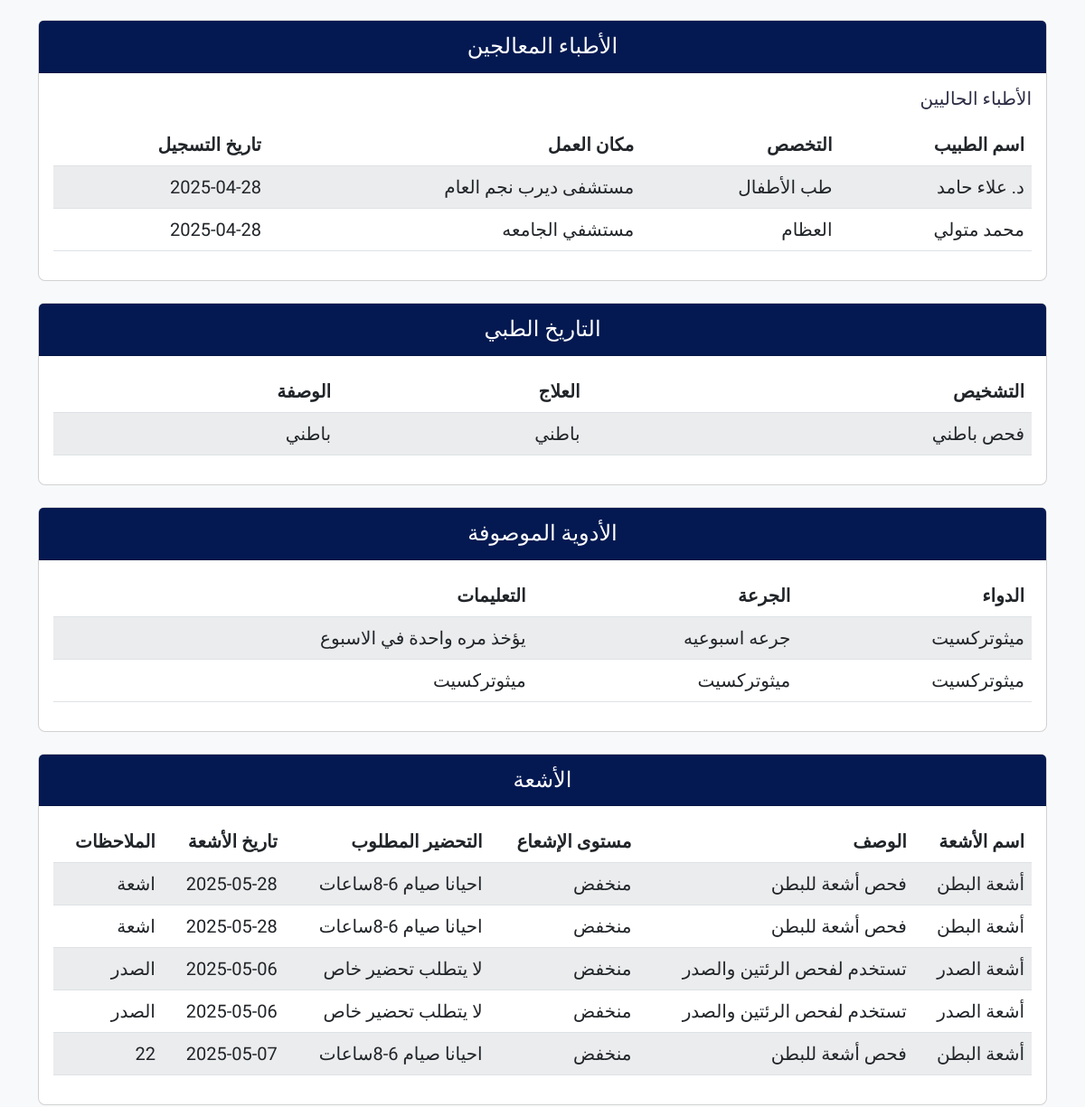
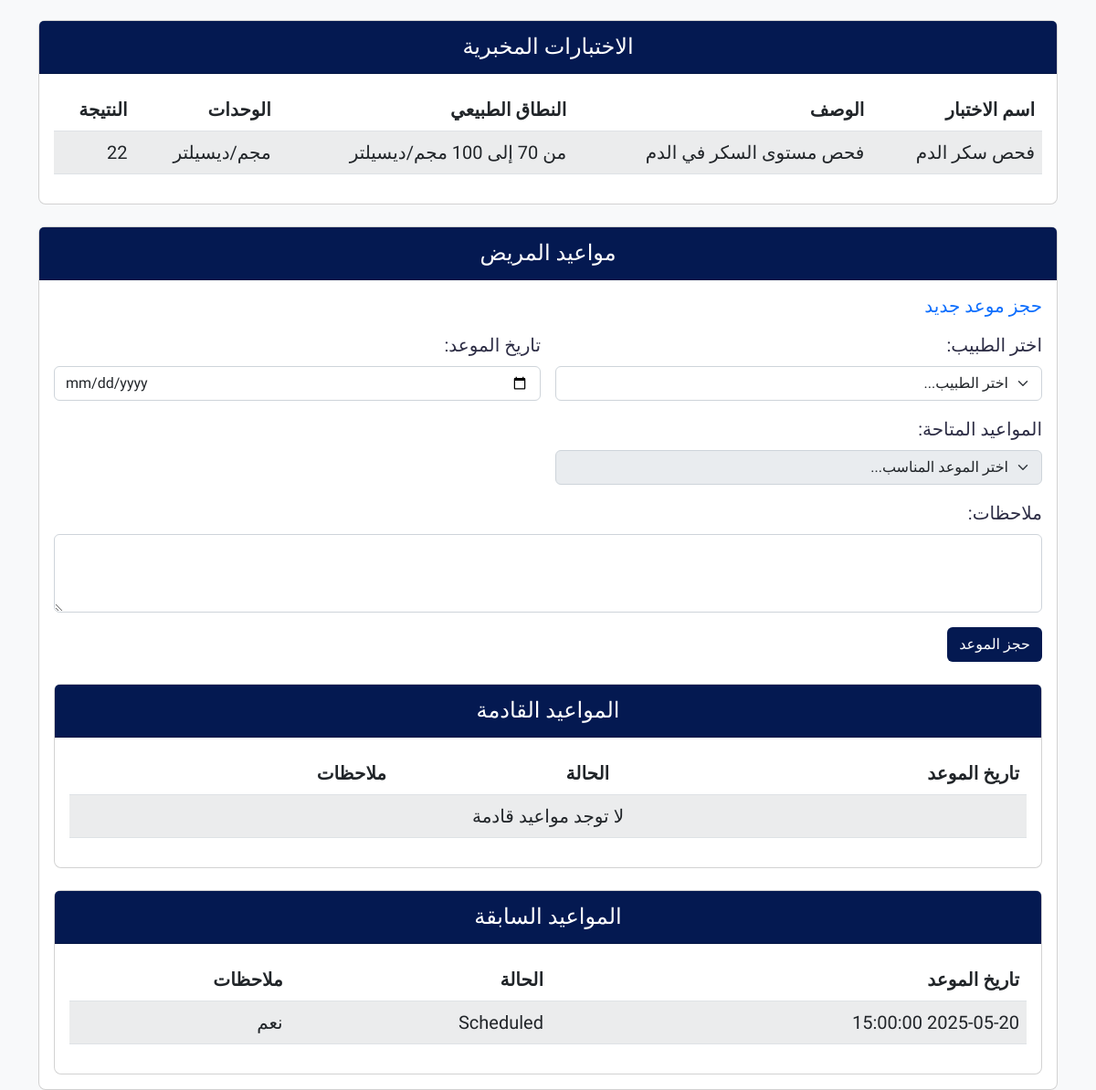
The app's page /profile.php (signed in, lower part), older data (2 pictures, top to bottom).
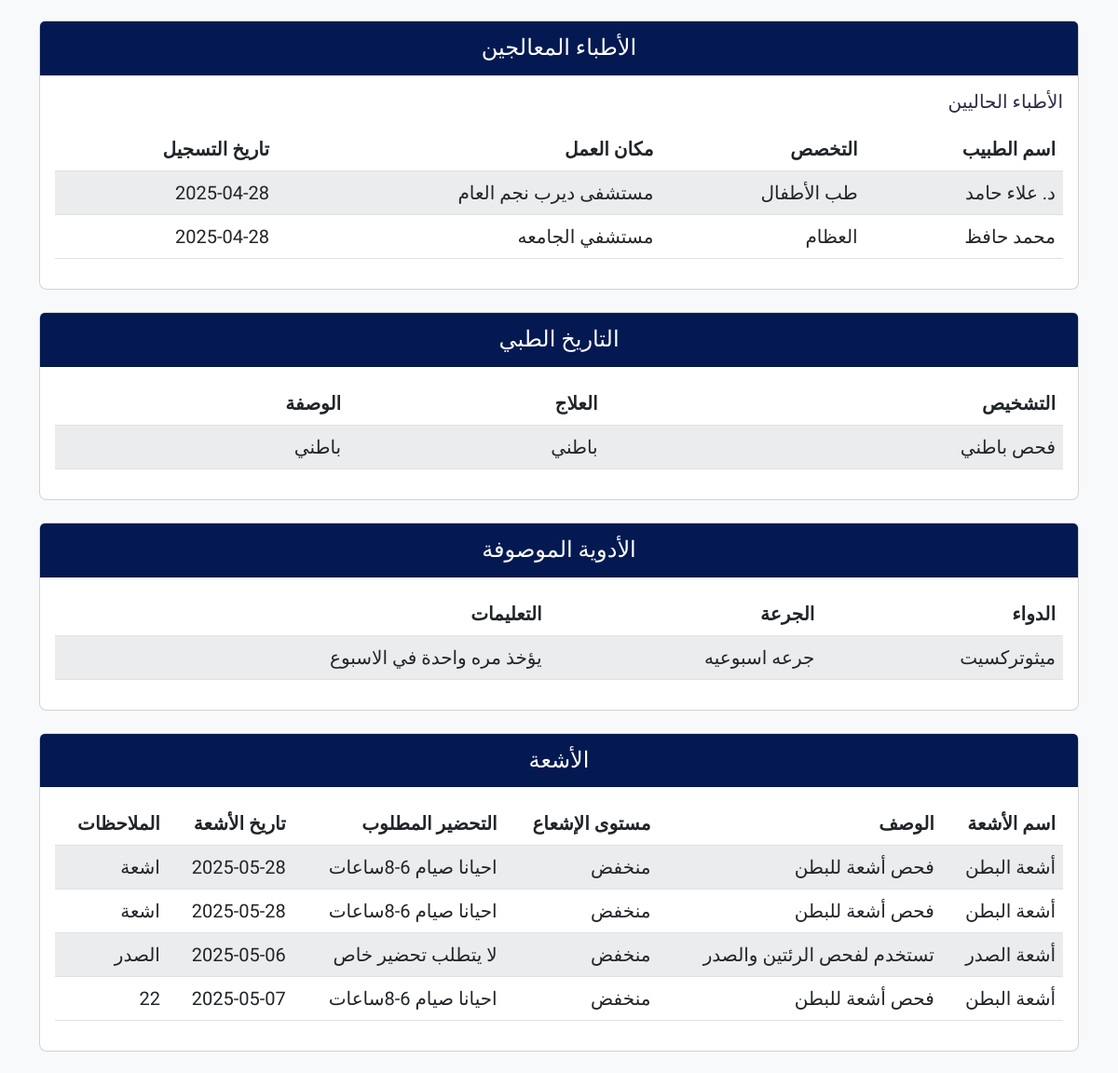
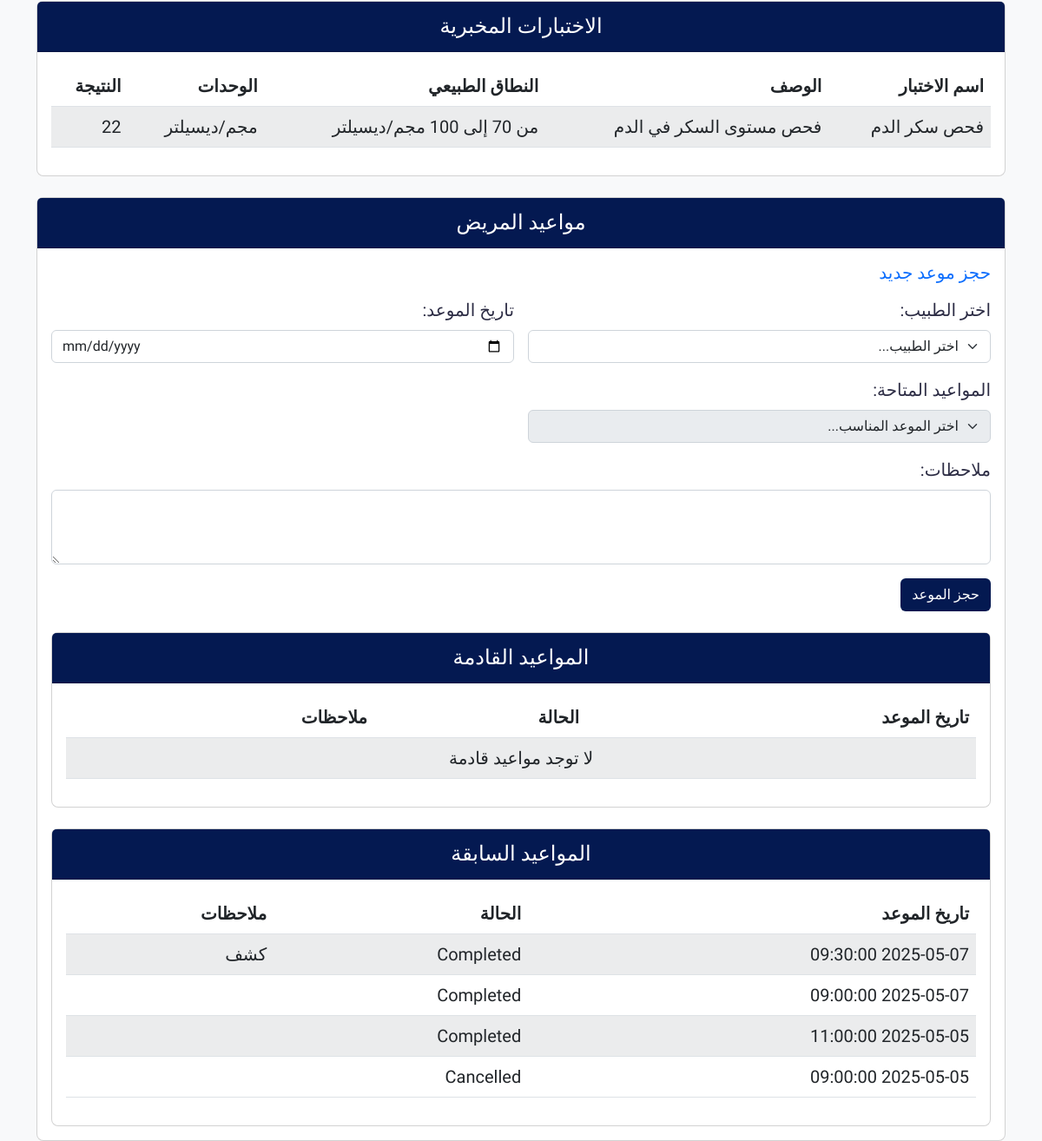
The same page, newer data (2 pictures, top to bottom).
### tables this page shows
CREATE TABLE `patient_doctors` (
  `id` int NOT NULL,
  `patient_id` int DEFAULT NULL,
  `doctor_id` int DEFAULT NULL,
  `registration_date` timestamp NULL DEFAULT CURRENT_TIMESTAMP
);

CREATE TABLE `doctors` (
  `doctor_id` int NOT NULL,
  `name` varchar(100) NOT NULL,
  `specialty` varchar(100) DEFAULT NULL,
  `contact_number` varchar(20) DEFAULT NULL,
  `email` varchar(100) DEFAULT NULL,
  `hospital_affiliation` varchar(255) DEFAULT NULL,
  `password` varchar(255) NOT NULL,
  `address` varchar(255) NOT NULL,
  `qualification` varchar(255) NOT NULL,
  `experience` int NOT NULL,
  `created_at` timestamp NOT NULL DEFAULT CURRENT_TIMESTAMP,
  `status` enum('active','inactive') NOT NULL DEFAULT 'active',
  `working_hours` text
);

CREATE TABLE `medicalrecords` (
  `record_id` int NOT NULL,
  `patient_id` int DEFAULT NULL,
  `doctor_id` int DEFAULT NULL,
  `diagnosis` text,
  `treatment` text,
  `prescription` text,
  `created_at` timestamp NULL DEFAULT CURRENT_TIMESTAMP,
  `updated_at` datetime DEFAULT NULL
);

CREATE TABLE `prescriptions` (
  `prescription_id` int NOT NULL,
  `patient_id` int DEFAULT NULL,
  `doctor_id` int DEFAULT NULL,
  `medicine_name` varchar(255) NOT NULL,
  `dosage` varchar(50) NOT NULL,
  `instructions` text,
  `prescribed_date` timestamp NULL DEFAULT CURRENT_TIMESTAMP
);

CREATE TABLE `patient_xrays` (
  `patient_xray_id` int NOT NULL,
  `patient_id` int NOT NULL,
  `xray_type_id` int NOT NULL,
  `test_date` date NOT NULL,
  `notes` text,
  `doctor_id` int NOT NULL
);

CREATE TABLE `xraytypes` (
  `xray_type_id` int NOT NULL,
  `xray_name` varchar(255) NOT NULL,
  `description` text,
  `radiation_level` varchar(50) DEFAULT NULL,
  `required_preparation` text
);

CREATE TABLE `labtests` (
  `test_id` int NOT NULL,
  `patient_id` int DEFAULT NULL,
  `doctor_id` int DEFAULT NULL,
  `test_date` date NOT NULL,
  `result` text,
  `test_type_id` int NOT NULL,
  `notes` text NOT NULL
);

CREATE TABLE `labtesttypes` (
  `test_type_id` int NOT NULL,
  `test_name` varchar(255) NOT NULL,
  `description` text,
  `normal_range` varchar(255) DEFAULT NULL,
  `unit` varchar(50) DEFAULT NULL
);

CREATE TABLE `appointments` (
  `appointment_id` int NOT NULL,
  `patient_id` int DEFAULT NULL,
  `doctor_id` int DEFAULT NULL,
  `appointment_date` datetime NOT NULL,
  `status` enum('pending','Scheduled','Completed','Cancelled') DEFAULT 'Scheduled',
  `notes` text,
  `created_at` timestamp NOT NULL DEFAULT CURRENT_TIMESTAMP
);

### profile.php (the view, shortened to what the changed rows need)
<?php
include 'db.php';
$patient_id = intval($_SESSION['patient_id']);
$sql_records = "SELECT * FROM medicalrecords WHERE patient_id = $patient_id";
$records_result = $conn->query($sql_records);
$sql_prescriptions = "SELECT * FROM prescriptions WHERE patient_id = $patient_id";
$prescriptions_result = $conn->query($sql_prescriptions);
$sql_xrays = "SELECT patient_xrays.*, xraytypes.xray_name, xraytypes.description, xraytypes.radiation_level, xraytypes.required_preparation
              FROM patient_xrays
              JOIN xraytypes ON patient_xrays.xray_type_id = xraytypes.xray_type_id
              WHERE patient_xrays.patient_id = $patient_id";
$xray_result = $conn->query($sql_xrays);
$sql_past_appointments = "SELECT * FROM appointments
                        WHERE patient_id = $patient_id
                        AND appointment_date < CURDATE()
                        ORDER BY appointment_date DESC";
$past_appointments_result = $conn->query($sql_past_appointments);
$sql_labtests = "SELECT labtests.*, labtesttypes.test_name AS test_name, labtesttypes.description, labtesttypes.normal_range, labtesttypes.unit
                 FROM labtests
                 JOIN labtesttypes ON labtests.test_type_id = labtesttypes.test_type_id
                 WHERE labtests.patient_id = $patient_id";
$labtests_result = $conn->query($sql_labtests);
?>
<!DOCTYPE html>
<html lang="ar" dir="rtl">
<head>
    <link href="https://cdn.jsdelivr.net/npm/bootstrap@5.2.0-beta1/dist/css/bootstrap.min.css" rel="stylesheet">
    <link href="https://cdnjs.cloudflare.com/ajax/libs/font-awesome/6.0.0-beta3/css/all.min.css" rel="stylesheet">
    <link href="https://unpkg.com/boxicons@2.1.1/css/boxicons.min.css" rel="stylesheet" />
    <link rel="stylesheet" href="css/styles.css" />
</head>
<body class="bg-light">
  <br>
    <br>
    <div class="container mt-5">
        <div class="card mt-4">
            <div class="card-body">
                <table class="table table-striped">
                    <thead>
                        <tr>
                            <th>اسم الطبيب</th>
                            <th>التخصص</th>
                            <th>مكان العمل</th>
                            <th>تاريخ التسجيل</th>
                        </tr>
                    </thead>
                    <tbody>
                        <?php
                        $sql_my_doctors = "SELECT d.*, pd.registration_date
                                         FROM doctors d
                                         JOIN patient_doctors pd ON d.doctor_id = pd.doctor_id
                                         WHERE pd.patient_id = $patient_id";
                        $my_doctors_result = $conn->query($sql_my_doctors);
                        while($doctor = $my_doctors_result->fetch_assoc()):
                        ?>
                            <tr>
                                <td><?php echo $doctor['name']; ?></td>
                                <td><?php echo $doctor['specialty']; ?></td>
                                <td><?php echo $doctor['hospital_affiliation']; ?></td>
                                <td><?php echo date('Y-m-d', strtotime($doctor['registration_date'])); ?></td>
                            </tr>
                        <?php endwhile; ?>
                    </tbody>
                </table>
            </div>
        </div>
        <div class="card mt-4">
            <div class="card-body">
                <table class="table table-striped">
                    <thead>
                        <tr>
                            <th>التشخيص</th>
                            <th>العلاج</th>
                            <th>الوصفة</th>
                        </tr>
                    </thead>
                    <tbody>
                        <?php while($row = $records_result->fetch_assoc()): ?>
                            <tr>
                                <td><?php echo $row['diagnosis']; ?></td>
                                <td><?php echo $row['treatment']; ?></td>
                                <td><?php echo $row['prescription']; ?></td>
                            </tr>
                        <?php endwhile; ?>
                    </tbody>
                </table>
            </div>
        </div>
        <div class="card mt-4">
            <div class="card-body">
                <table class="table table-striped">
                    <thead>
                        <tr>
                            <th>الدواء</th>
                            <th>الجرعة</th>
                            <th>التعليمات</th>
                        </tr>
                    </thead>
                    <tbody>
                        <?php while($row = $prescriptions_result->fetch_assoc()): ?>
                            <tr>
                                <td><?php echo $row['medicine_name']; ?></td>
                                <td><?php echo $row['dosage']; ?></td>
                                <td><?php echo $row['instructions']; ?></td>
                            </tr>
                        <?php endwhile; ?>
                    </tbody>
                </table>
            </div>
        </div>
         <div class="card mt-4">
            <div class="card-body">
        <table class="table table-striped">
            <thead>
                <tr>
                    <th>اسم الأشعة</th>
                    <th>الوصف</th>
                    <th>مستوى الإشعاع</th>
                    <th>التحضير المطلوب</th>
                    <th>تاريخ الأشعة</th>
                    <th>الملاحظات</th>
                </tr>
            </thead>
            <tbody>
                <?php while($row = $xray_result->fetch_assoc()): ?>
                    <tr>
                        <td><?php echo $row['xray_name']; ?></td>
                        <td><?php echo $row['description']; ?></td>
                        <td><?php echo $row['radiation_level']; ?></td>
                        <td><?php echo $row['required_preparation']; ?></td>
                        <td><?php echo $row['test_date']; ?></td>
                        <td><?php echo $row['notes']; ?></td>
                    </tr>
                <?php endwhile; ?>
            </tbody>
        </table>
    </div>
</div>
     <div class="card mt-4">
        <div class="card-body">
        <table class="table table-striped">
            <thead>
                <tr>
                    <th>اسم الاختبار</th>
                    <th>الوصف</th>
                    <th>النطاق الطبيعي</th>
                    <th>الوحدات</th>
                    <th>النتيجة</th>
                </tr>
            </thead>
            <tbody>
                <?php while($row = $labtests_result->fetch_assoc()): ?>
                    <tr>
                        <td><?php echo $row['test_name']; ?></td>
                        <td><?php echo $row['description']; ?></td>
                        <td><?php echo $row['normal_range']; ?></td>
                        <td><?php echo $row['unit']; ?></td>
                        <td><?php echo $row['result']; ?></td>
                    </tr>
                <?php endwhile; ?>
            </tbody>
        </table>
    </div>
</div>
    <div class="card mt-4">
        <div class="card-body">
            <div class="card mt-4">
        <div class="card-body">
            <table class="table table-striped">
                <thead>
                    <tr>
                        <th>تاريخ الموعد</th>
                        <th>الحالة</th>
                        <th>ملاحظات</th>
                    </tr>
                </thead>
            </table>
        </div>
        </div>
            <div class="card mt-4">
        <div class="card-body">
            <table class="table table-striped">
                <thead>
                    <tr>
                        <th>تاريخ الموعد</th>
                        <th>الحالة</th>
                        <th>ملاحظات</th>
                    </tr>
                </thead>
                <tbody>
                    <?php if($past_appointments_result->num_rows > 0): ?>
                        <?php while($row = $past_appointments_result->fetch_assoc()): ?>
                            <tr>
                                <td><?php echo $row['appointment_date']; ?></td>
                                <td><?php echo $row['status']; ?></td>
                                <td><?php echo $row['notes']; ?></td>
                            </tr>
                        <?php endwhile; ?>
                    <?php else: ?>
                        <tr>
                            <td colspan="3" class="text-center">لا توجد مواعيد سابقة</td>
                        </tr>
                    <?php endif; ?>
                </tbody>
            </table>
        </div>
    </div>
</body>
</html>

Row changes from the older to the newer data that the page shows:
removed prescriptions: medicine_name "ميثوتركسيت", dosage "ميثوتركسيت", instructions "ميثوتركسيت"
removed patient_xrays: xray_type.xray_name "أشعة الصدر", xray_type.description "تستخدم لفحص الرئتين والصدر", xray_type.radiation_level "منخفض", xray_type.required_preparation "لا يتطلب تحضير خاص", test_date "2025-05-06", notes "الصدر"
removed appointments: appointment_date "2025-05-20 15:00:00", status "Scheduled", notes "نعم"
changed through a linked row, patient_doctors "العظام": doctor.name "محمد متولي" → "محمد حافظ"
added appointments: appointment_date "2025-05-07 09:30:00", status "Completed", notes "كشف"
added appointments: appointment_date "2025-05-07 09:00:00", status "Completed"
added appointments: appointment_date "2025-05-05 11:00:00", status "Completed"
added appointments: appointment_date "2025-05-05 09:00:00", status "Cancelled"
